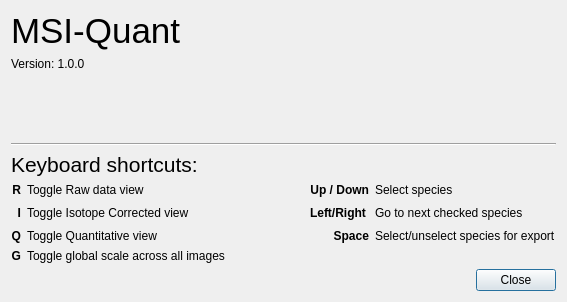
<?xml version="1.0" encoding="UTF-8"?>
<ui version="4.0">
 <class>Dialog</class>
 <widget class="QDialog" name="Dialog">
  <property name="geometry">
   <rect>
    <x>0</x>
    <y>0</y>
    <width>567</width>
    <height>302</height>
   </rect>
  </property>
  <property name="windowTitle">
   <string>About</string>
  </property>
  <layout class="QVBoxLayout" name="verticalLayout">
   <item>
    <layout class="QVBoxLayout" name="verticalLayout_2">
     <item>
      <widget class="QLabel" name="label">
       <property name="font">
        <font>
         <pointsize>26</pointsize>
         <bold>false</bold>
        </font>
       </property>
       <property name="text">
        <string>MSI-Quant</string>
       </property>
      </widget>
     </item>
     <item>
      <widget class="QLabel" name="label_version">
       <property name="text">
        <string>Version: 1.0.0</string>
       </property>
      </widget>
     </item>
     <item>
      <spacer name="verticalSpacer">
       <property name="orientation">
        <enum>Qt::Vertical</enum>
       </property>
       <property name="sizeHint" stdset="0">
        <size>
         <width>20</width>
         <height>40</height>
        </size>
       </property>
      </spacer>
     </item>
     <item>
      <widget class="Line" name="line">
       <property name="orientation">
        <enum>Qt::Horizontal</enum>
       </property>
      </widget>
     </item>
    </layout>
   </item>
   <item>
    <widget class="QLabel" name="label_3">
     <property name="font">
      <font>
       <pointsize>16</pointsize>
      </font>
     </property>
     <property name="text">
      <string>Keyboard shortcuts:</string>
     </property>
    </widget>
   </item>
   <item>
    <layout class="QGridLayout" name="gridLayout_3">
     <item row="3" column="4">
      <widget class="QLabel" name="label_15">
       <property name="text">
        <string>Select/unselect species for export</string>
       </property>
      </widget>
     </item>
     <item row="4" column="0">
      <widget class="QLabel" name="label_7">
       <property name="font">
        <font>
         <bold>true</bold>
        </font>
       </property>
       <property name="text">
        <string>G</string>
       </property>
       <property name="alignment">
        <set>Qt::AlignRight|Qt::AlignTrailing|Qt::AlignVCenter</set>
       </property>
      </widget>
     </item>
     <item row="1" column="3">
      <widget class="QLabel" name="label_8">
       <property name="font">
        <font>
         <bold>true</bold>
        </font>
       </property>
       <property name="text">
        <string>Up / Down</string>
       </property>
       <property name="alignment">
        <set>Qt::AlignRight|Qt::AlignTrailing|Qt::AlignVCenter</set>
       </property>
      </widget>
     </item>
     <item row="1" column="4">
      <widget class="QLabel" name="label_14">
       <property name="text">
        <string>Select species</string>
       </property>
      </widget>
     </item>
     <item row="3" column="1">
      <widget class="QLabel" name="label_12">
       <property name="text">
        <string>Toggle Quantitative view</string>
       </property>
      </widget>
     </item>
     <item row="3" column="0">
      <widget class="QLabel" name="label_6">
       <property name="font">
        <font>
         <bold>true</bold>
        </font>
       </property>
       <property name="text">
        <string>Q</string>
       </property>
       <property name="alignment">
        <set>Qt::AlignRight|Qt::AlignTrailing|Qt::AlignVCenter</set>
       </property>
      </widget>
     </item>
     <item row="1" column="1">
      <widget class="QLabel" name="label_10">
       <property name="text">
        <string>Toggle Raw data view</string>
       </property>
      </widget>
     </item>
     <item row="1" column="0">
      <widget class="QLabel" name="label_4">
       <property name="font">
        <font>
         <bold>true</bold>
        </font>
       </property>
       <property name="text">
        <string>R</string>
       </property>
       <property name="alignment">
        <set>Qt::AlignRight|Qt::AlignTrailing|Qt::AlignVCenter</set>
       </property>
      </widget>
     </item>
     <item row="2" column="1">
      <widget class="QLabel" name="label_11">
       <property name="text">
        <string>Toggle Isotope Corrected view</string>
       </property>
      </widget>
     </item>
     <item row="3" column="3">
      <widget class="QLabel" name="label_9">
       <property name="font">
        <font>
         <bold>true</bold>
        </font>
       </property>
       <property name="text">
        <string>Space</string>
       </property>
       <property name="alignment">
        <set>Qt::AlignRight|Qt::AlignTrailing|Qt::AlignVCenter</set>
       </property>
      </widget>
     </item>
     <item row="2" column="3">
      <widget class="QLabel" name="label_2">
       <property name="font">
        <font>
         <bold>true</bold>
        </font>
       </property>
       <property name="text">
        <string>Left/Right</string>
       </property>
      </widget>
     </item>
     <item row="2" column="0">
      <widget class="QLabel" name="label_5">
       <property name="font">
        <font>
         <bold>true</bold>
        </font>
       </property>
       <property name="text">
        <string>I</string>
       </property>
       <property name="alignment">
        <set>Qt::AlignRight|Qt::AlignTrailing|Qt::AlignVCenter</set>
       </property>
      </widget>
     </item>
     <item row="4" column="1">
      <widget class="QLabel" name="label_13">
       <property name="text">
        <string>Toggle global scale across all images</string>
       </property>
      </widget>
     </item>
     <item row="2" column="2">
      <spacer name="horizontalSpacer_2">
       <property name="orientation">
        <enum>Qt::Horizontal</enum>
       </property>
       <property name="sizeHint" stdset="0">
        <size>
         <width>40</width>
         <height>20</height>
        </size>
       </property>
      </spacer>
     </item>
     <item row="2" column="4">
      <widget class="QLabel" name="label_16">
       <property name="text">
        <string>Go to next checked species</string>
       </property>
      </widget>
     </item>
    </layout>
   </item>
   <item>
    <layout class="QHBoxLayout" name="horizontalLayout">
     <item>
      <spacer name="horizontalSpacer">
       <property name="orientation">
        <enum>Qt::Horizontal</enum>
       </property>
       <property name="sizeHint" stdset="0">
        <size>
         <width>40</width>
         <height>20</height>
        </size>
       </property>
      </spacer>
     </item>
     <item>
      <widget class="QPushButton" name="button_close">
       <property name="text">
        <string>Close</string>
       </property>
      </widget>
     </item>
    </layout>
   </item>
  </layout>
 </widget>
 <resources/>
 <connections/>
</ui>
